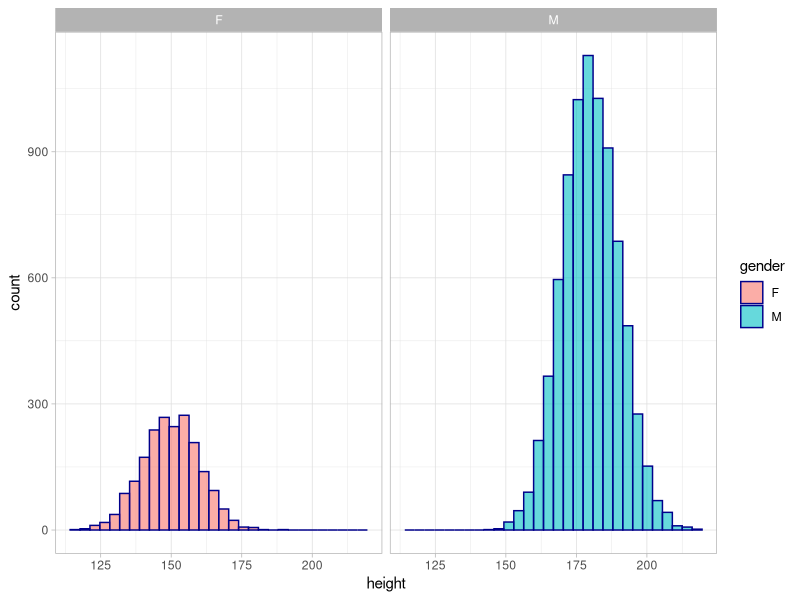
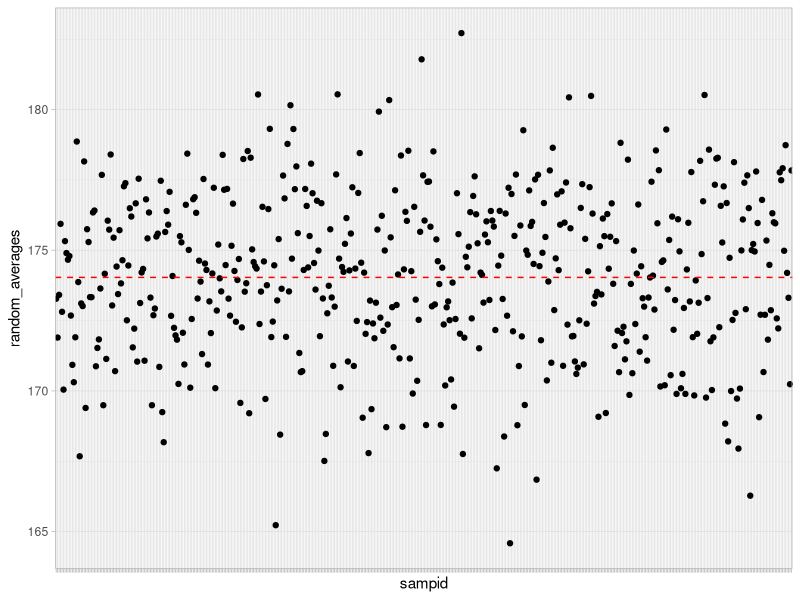
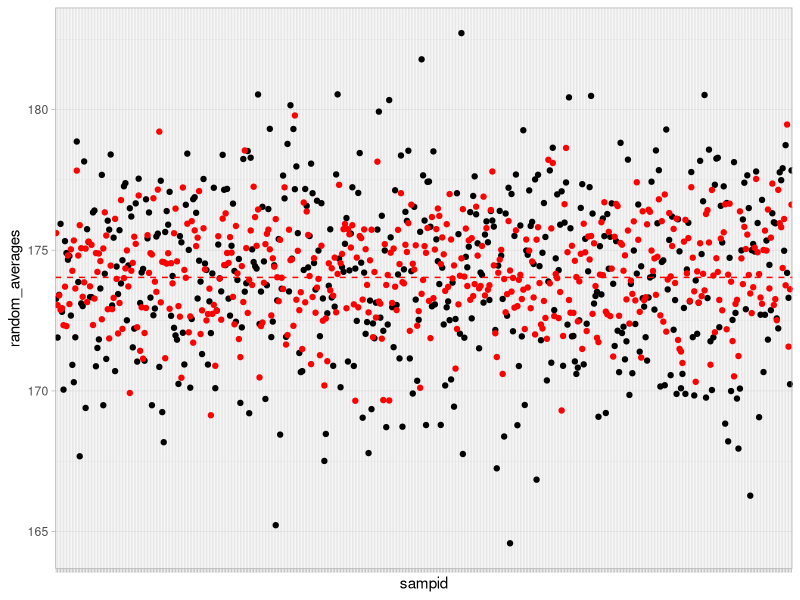
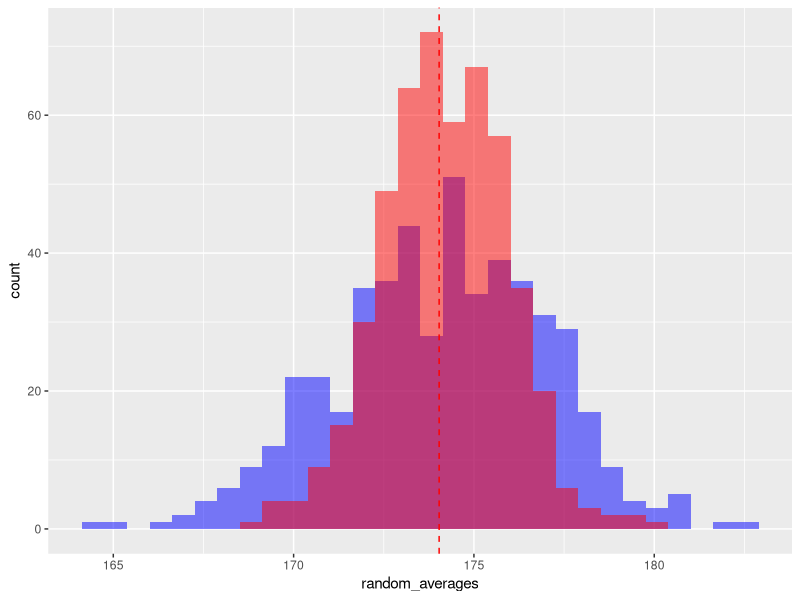

R code for these plots, in order:
## ---- chunk 1
knitr::opts_chunk$set(echo = TRUE)
library(tidyverse)
## ---- chunk 2
males <- tibble(gender = "M", height = rnorm(8000,180,10))
females <- tibble(gender = "F", height = rnorm(2000,150,10))

mypop <- males %>% 
  bind_rows(females)

## ---- chunk 3
mypop %>% 
  ggplot() + 
  geom_histogram(aes(x = height, fill = gender), col = "darkblue",  alpha = 0.6) + 
  facet_wrap(~gender) + 
  theme_light()
## ---- chunk 4
pop_mu <- mean(mypop$height)
## ---- chunk 5
## start creating the tibble container
x <- tibble(sampid = paste0("s",1:500))
head(x)
## ---- chunk 6
## here we do the complete random sampling ...
x <- x %>% 
  mutate(random_samples = map(sampid, ~sample(x = mypop$height,size = 30)))
head(x)
## ---- chunk 7
## now we calculate the averages
x <- x %>% 
  mutate(random_averages = map_dbl(random_samples, ~mean(.x)))
head(x)
## ---- chunk 8
x %>% 
  ggplot() + 
  geom_point(aes(x = sampid, y = random_averages)) + 
  geom_hline(yintercept = pop_mu, col = "red", lty = 2) + 
  theme_light() + 
  theme(axis.text.x = element_blank())
## ---- chunk 9
## here we do the complete random sampling ...
x <- x %>% 
  mutate(stratified_random_samples = map(sampid, function(n) {
    smales <- 24
    sfemales <- 6
    out_males <- sample(mypop %>% filter(gender == "M") %>% pull(height),smales)
    out_females <- sample(mypop %>% filter(gender == "F") %>% pull(height),sfemales)
    return(c(out_males,out_females))
  }))
head(x)
## ---- chunk 10
## now we calculate the averages
x <- x %>% 
  mutate(stratified_averages = map_dbl(stratified_random_samples, ~mean(.x)))
head(x)
## ---- chunk 11
x %>% 
  ggplot() + 
  geom_point(aes(x = sampid, y = random_averages)) + 
  geom_point(aes(x = sampid, y = stratified_averages), col = "red") + 
  geom_hline(yintercept = pop_mu, col = "red", lty = 2) + 
  theme_light() + 
  theme(axis.text.x = element_blank())
## ---- chunk 12
x %>% 
  ggplot() + 
  geom_histogram(aes(x = random_averages), fill = "blue", alpha = 0.5) + 
  geom_histogram(aes(x = stratified_averages), fill = "red", alpha = 0.5) + 
  geom_vline(xintercept = pop_mu, col = "red", lty = 2) 
